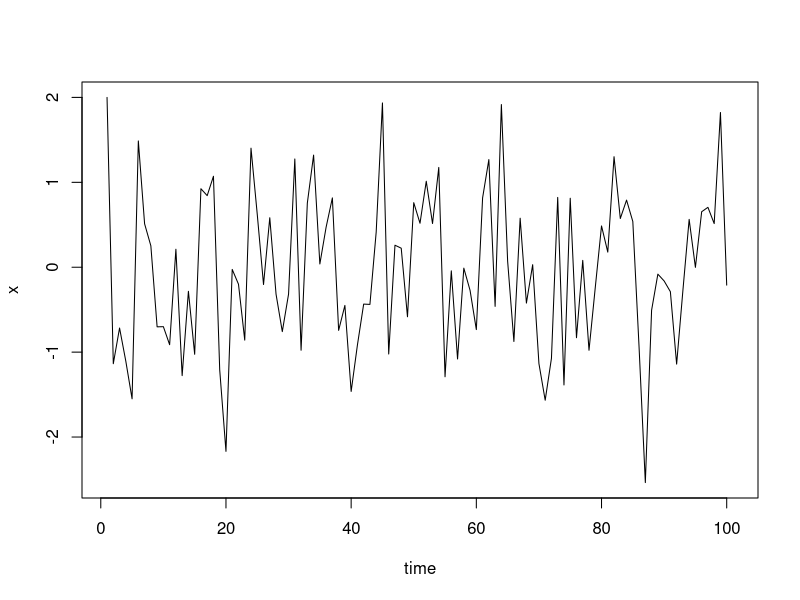
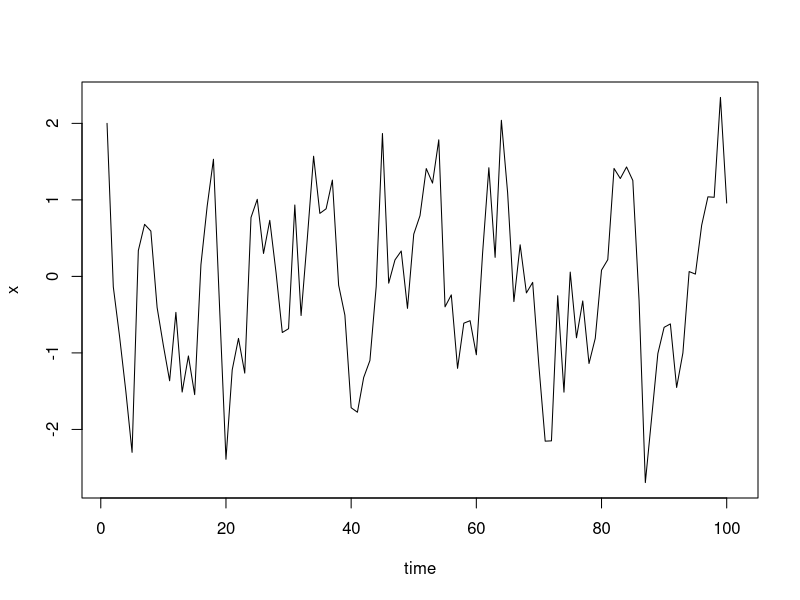
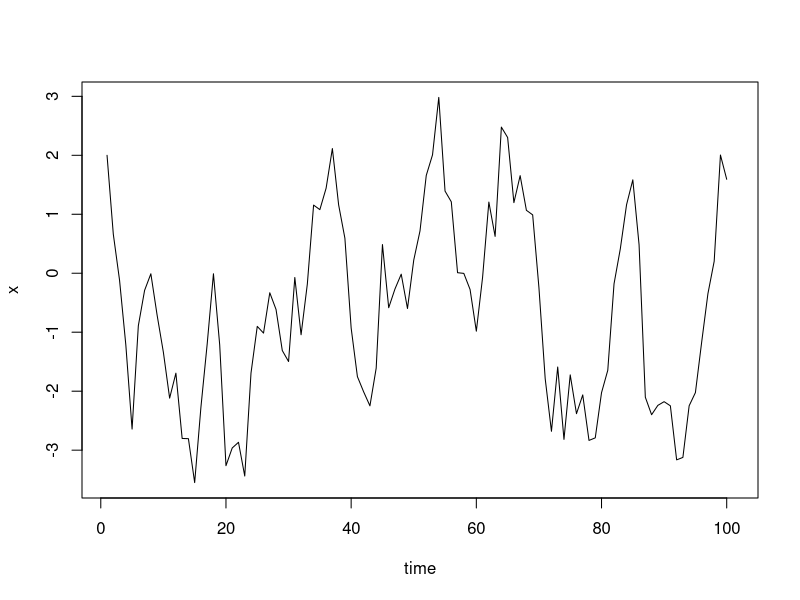
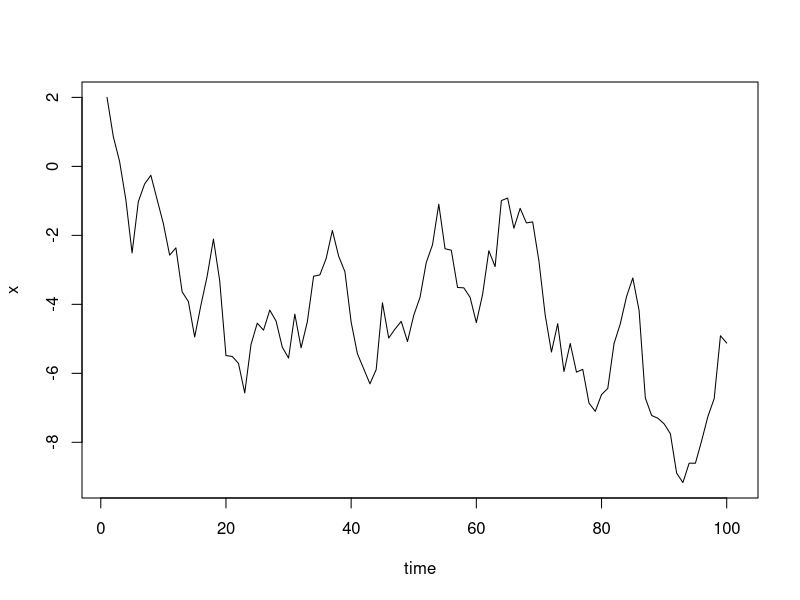
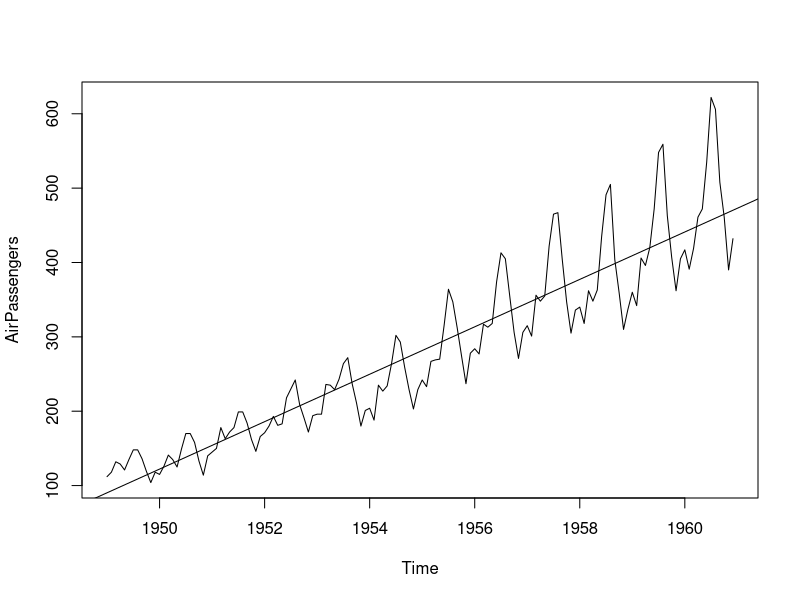
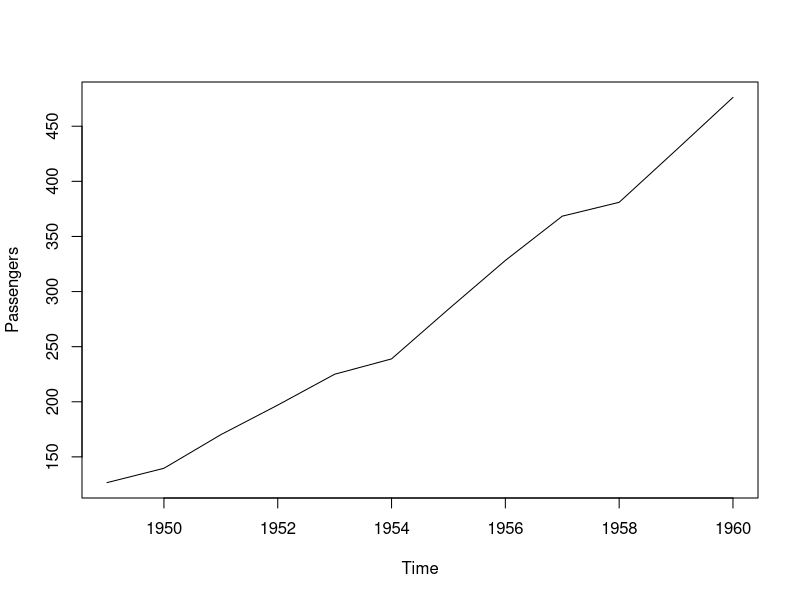
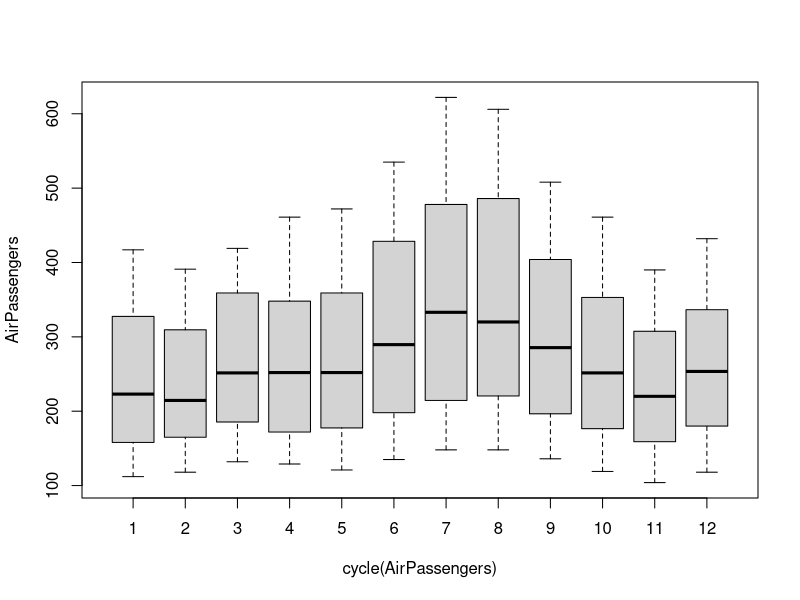
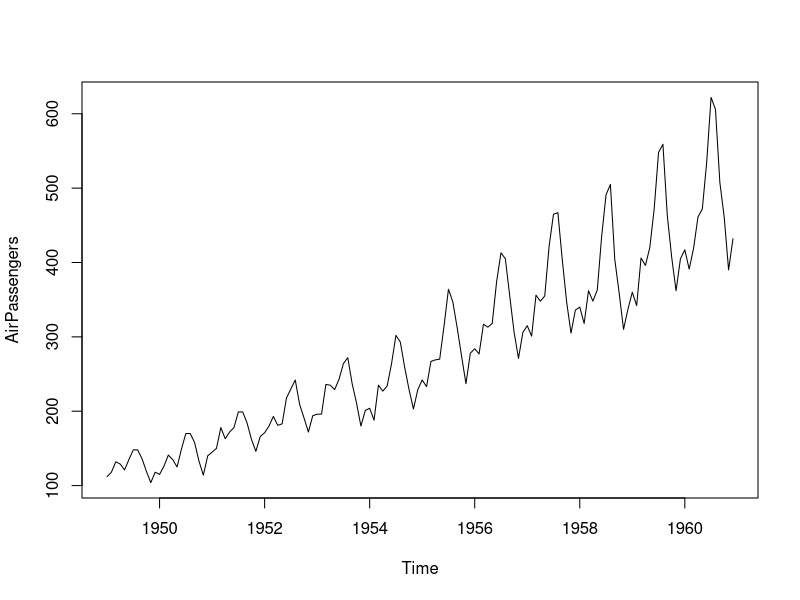

Write the R code that produced these figures, in order.
## ---- chunk 1
library(tseries)
# library(ggplot2)
## ---- chunk 2
#Generate random normal errors
error1<-rnorm(100)
x<-c(1:101)
x[1]<-2
rho<-0
time<-c(1:101)
for(i in 2:101){
x[i]<-rho*x[i-1]+error1[i]  
}
plot(time,x, type="l")
## ---- chunk 3
rho<-0.5
time<-c(1:101)
for(i in 2:101){
x[i]<-rho*x[i-1]+error1[i]  
}
plot(time,x, type="l")
## ---- chunk 4
rho<-0.9
time<-c(1:101)
for(i in 2:101){
x[i]<-rho*x[i-1]+error1[i]  
}
plot(time,x, type="l")
## ---- chunk 5
rho<-1
time<-c(1:101)
for(i in 2:101){
x[i]<-rho*x[i-1]+error1[i]  
}
plot(time,x, type="l")
## ---- chunk 6
data(AirPassengers)
class(AirPassengers)
#This tells you that the data series is in a time series format
start(AirPassengers)
#This is the start of the time series
end(AirPassengers)
#This is the end of the time series
## ---- chunk 7
frequency(AirPassengers)
#The cycle of this time series is 12months in a year
summary(AirPassengers)
## ---- chunk 8
#The number of passengers are distributed across the spectrum
plot(AirPassengers)
#This will plot the time series
abline(reg=lm(AirPassengers~time(AirPassengers)))
# This will fit in a line
## ---- chunk 9
cycle(AirPassengers)
#This will print the cycle across years.
## ---- chunk 10
plot(aggregate(AirPassengers,FUN=mean), ylab="Passengers")
#This will aggregate the cycles and display a year on year trend
## ---- chunk 11
boxplot(AirPassengers~cycle(AirPassengers))
#Box plot across months will give us a sense on seasonal effect
## ---- chunk 12
plot(AirPassengers)
## ---- chunk 13
adf.test(diff(log(AirPassengers)), alternative="stationary", k=0)
## ---- chunk 14
acf(log(AirPassengers))
## ---- chunk 15
acf(diff(log(AirPassengers)))
## ---- chunk 16
pacf(diff(log(AirPassengers)))
## ---- chunk 17
fit <- arima(log(AirPassengers), c(0, 1, 1),seasonal = list(order = c(0, 1, 1), period = 12))
pred <- predict(fit, n.ahead = 10*12)
ts.plot(AirPassengers,2.718^pred$pred, log = "y", lty = c(1,3))
